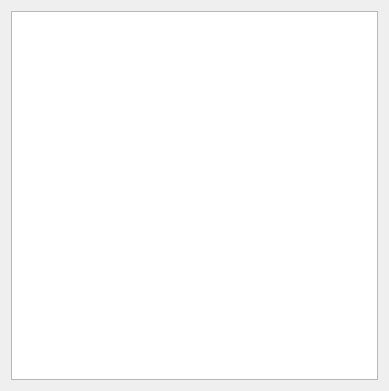
<?xml version="1.0" encoding="UTF-8"?>
<ui version="4.0">
 <class>Form</class>
 <widget class="QWidget" name="Form">
  <property name="geometry">
   <rect>
    <x>0</x>
    <y>0</y>
    <width>389</width>
    <height>391</height>
   </rect>
  </property>
  <property name="windowTitle">
   <string>Form</string>
  </property>
  <layout class="QVBoxLayout" name="verticalLayout_2">
   <item>
    <layout class="QVBoxLayout" name="verticalLayout">
     <item>
      <widget class="QTextBrowser" name="showMsg"/>
     </item>
    </layout>
   </item>
  </layout>
 </widget>
 <resources/>
 <connections/>
</ui>
